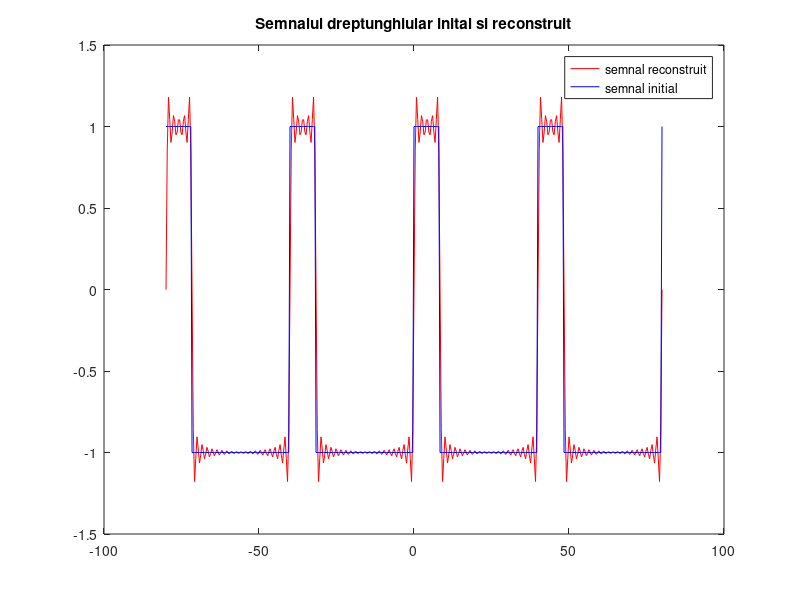
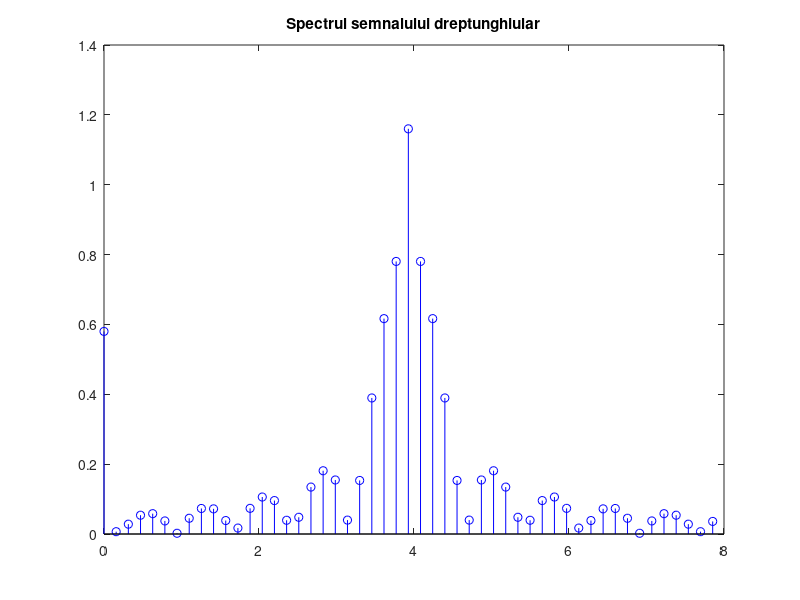

The MATLAB source for these figures, in order:
P = 40;
D = 21;
N = 50;
W = 2*pi / P;   %Pulsatia unghiulara a semnalului dreptunghiular

pas = P / 100;  
t = (-2 * P) : pas : (2 * P);     %Pasul de esantionare

coefSFC = zeros(1,N);   %Initializarea vectorului de coeficienti SFC
coefSFA = zeros(1,N);   %Initializarea vectorului de coeficienti SFA

x = square( W * t, D); %Semnalul initial
x_init = @(t,k) square( W * t, D).*exp( -1j * k * W * t); %Semnal descompus in SFC
x_reconstr = 0;    %Initializarea semnalului reconstruit
coefxk = (1 / P) * integral(@(t) x_init(t,0),0,P);   %Coeficientii Xk ai semnalului


for k = 1:50    
    coefSFC(k) = (1 / P) * integral(@(t) x_init(t,k - 25 ),0,P);   
    x_reconstr = x_reconstr + coefSFC(k) * exp( 1j * (k - 25) * W * t);  %Reconstruirea semnalului
end                                                                               

figure(1);      %Reprezentarea semnalului dreptunghiular initial si reconstruit

plot(t, x_reconstr,'r', t, x,'b');
title('Semnalul dreptunghiular inital si reconstruit');
legend('semnal reconstruit','semnal initial');


coefSFA(1) = abs(coefxk);   %Coeficientii SFA - amplitudiniile din spectru
for k = 1:N
      coefSFA(k+1) = 2 * abs(coefSFC(k)); 
end

figure(2);      %Reprezentarea spectrului de amplitudini

stem([0:N] * W, coefSFA,'b'); 
title('Spectrul semnalului dreptunghiular');

%Conform teoriei seriilor Fourier, orice semnal periodic poate fi aproximat printr-o suma
%de sinusuri si cosinusuri de frecvente diferite si coeficienti diferiti, acesti coeficienti
%reprezentand spectrul de amplitudini al semnalului periodic initial. 
%Prin folosirea unui numar finit de termeni(N=50) semnalul reconstruit pe baza
%spectrului se apropie de cel initial avand insa o marja de eroare.